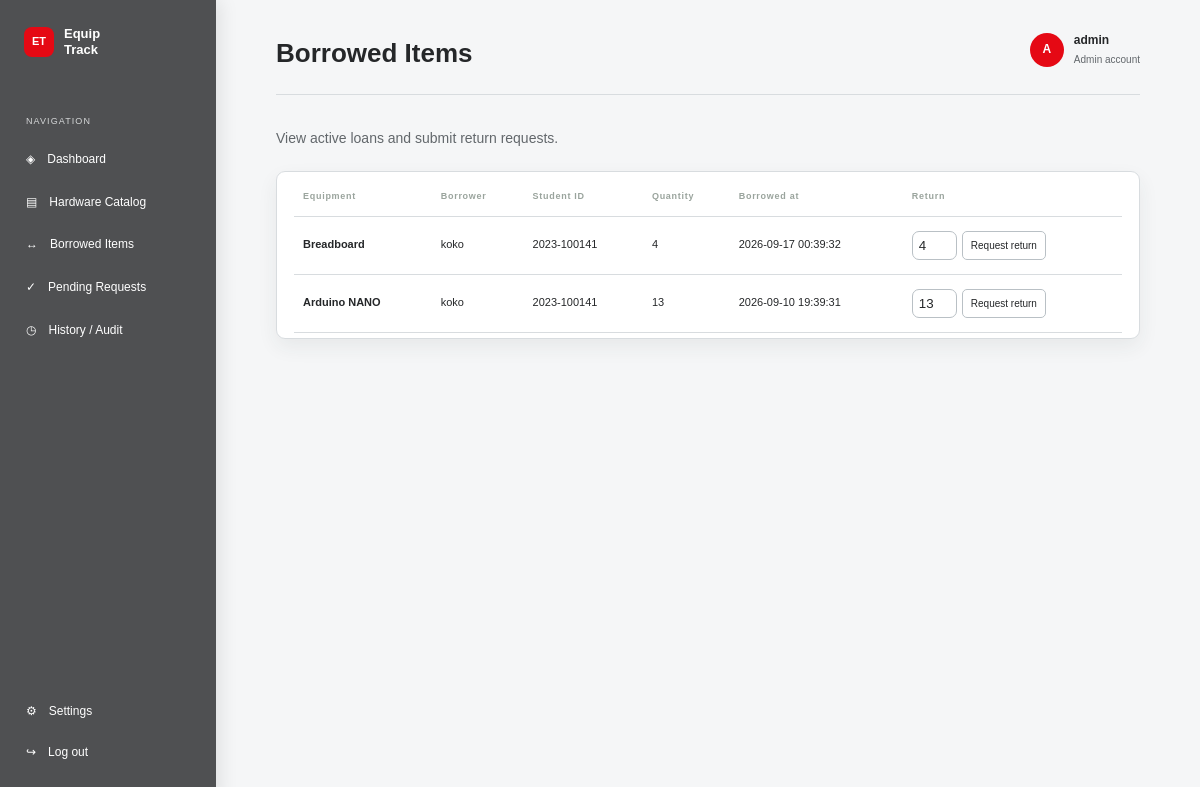
The app's page /borrowed (signed in) with its own data.
### tables this page shows
CREATE TABLE borrow_records (
                borrow_id INTEGER PRIMARY KEY AUTOINCREMENT,
                item_id INTEGER NOT NULL,
                student_name TEXT NOT NULL,
                student_id TEXT NOT NULL,
                quantity INTEGER NOT NULL,
                borrowed_at TEXT NOT NULL DEFAULT CURRENT_TIMESTAMP,
                returned_at TEXT, due_at TEXT,
                FOREIGN KEY (item_id) REFERENCES hardware(item_id)
            );

CREATE TABLE hardware (
                item_id INTEGER PRIMARY KEY AUTOINCREMENT,
                item_name TEXT NOT NULL,
                category TEXT NOT NULL,
                quantity INTEGER NOT NULL,
                borrowed_quantity INTEGER NOT NULL DEFAULT 0,
                unit_price REAL NOT NULL,
                status TEXT NOT NULL,
                serial_number TEXT,
                condition TEXT NOT NULL DEFAULT 'Good',
                location TEXT NOT NULL DEFAULT ''
            , minimum_stock INTEGER NOT NULL DEFAULT 5);

### app.py (the view)
@app.get("/borrowed")
@admin_required
def borrowed_page():
    return render_template("borrowed.html", **page_data())

### app.py (called while the page is built)
def db():
    connection = sqlite3.connect(
        app.config["DATABASE"], timeout=10, isolation_level=None
    )
    connection.execute("PRAGMA busy_timeout = 10000")
    connection.row_factory = sqlite3.Row
    return connection

def login_required(view):
    @wraps(view)
    def wrapped(*args, **kwargs):
        if "username" not in session:
            return redirect(url_for("login"))
        return view(*args, **kwargs)
    return wrapped

def admin_required(view):
    @wraps(view)
    @login_required
    def wrapped(*args, **kwargs):
        if session.get("role") != "ADMIN":
            return redirect(url_for("catalog"))
        return view(*args, **kwargs)
    return wrapped

@app.before_request
def ensure_db():
    if not getattr(app, "_database_ready", False):
        prepare_database()
        app._database_ready = True

### web/templates/borrowed.html (shortened to what this page needs)
{% extends "page_shell.html" %}
{% block page_title %}Borrowed Items{% endblock %}
{% block content %}
<div class="page-intro">
    <p>View active loans and submit return requests.</p>
</div>
<div class="card table-card">
    <table>
        <thead>
            <tr>
                <th>Equipment</th>
                <th>Borrower</th>
                <th>Student ID</th>
                <th>Quantity</th>
                <th>Borrowed at</th>
                <th>Return</th>
            </tr>
        </thead>
        <tbody>
            {% for row in borrowed %}
            <tr>
                <td><b>{{ row.item_name }}</b></td>
                <td>{{ row.student_name }}</td>
                <td>{{ row.student_id }}</td>
                <td>{{ row.quantity }}</td>
                <td>{{ row.borrowed_at }}</td>
                <td>
                    <form class="return-form" method="post" action="{{ url_for('return_request') }}">
                        <input name="quantity" type="number" min="1" max="{{ row.quantity }}" value="{{ row.quantity }}">
                        <button type="submit" class="table-btn">Request return</button>
                    </form>
                </td>
            </tr>
            {% else %}
            <tr>
                <td colspan="6" class="empty">No active borrowed items.</td>
            </tr>
            {% endfor %}
        </tbody>
    </table>
</div>
{% endblock %}

### web/styles.css (style rules this page uses)
:root { --forest: #fff8f3; --forest-2: #ffffff; --green: #7bcf90; --lime: #ffe2dc; --ink: #292525; --muted: #8c8581; --line: #eee2dc; --bg: #f8eee8; --white: #ffffff; --orange: #ff706e; --red: #d95d5d; }
*, *::before, *::after { box-sizing: border-box; }
html { scroll-behavior: smooth; }
body { margin: 0; font: 13px/1.4 Arial, sans-serif; color: var(--ink); background: var(--bg); }
h1, h2, h3, p { margin: 0; }
h1, h2, h3, b, strong { font-family: Arial, sans-serif; }
.page-intro { display: flex; justify-content: space-between; align-items: center; margin-bottom: 22px; color: var(--muted); }
input, select { width: 100%; padding: 11px; border: 1px solid #deded8; border-radius: 7px; background: #ffffff; color: var(--ink); outline: 0; }
.dashboard-page { display: flex; min-height: 100vh; }
.card { padding: 20px; border: 1px solid var(--line); border-radius: 9px; background: #ffffff; transition: transform 0.25s, box-shadow 0.25s; }
.table-card { padding: 5px 17px; overflow: auto; }
table { width: 100%; min-width: 650px; border-collapse: collapse; text-align: left; font-size: 11px; }
th { padding: 13px 9px; border-bottom: 1px solid var(--line); color: #9aa49d; font-size: 9px; letter-spacing: 0.08em; }
td { padding: 14px 9px; border-bottom: 1px solid #f0f2f0; white-space: nowrap; }
.table-btn { padding: 6px 8px; border: 1px solid #dbe8de; border-radius: 5px; background: #ffffff; color: #168d49; font-size: 10px; cursor: pointer; }
.return-form, .actions { display: flex; gap: 5px; }
.return-form input { width: 45px; padding: 6px; }
:root { --forest: #4f5052; --forest-2: #ffffff; --green: #279b58; --lime: #eaf8ee; --ink: #252729; --muted: #62676b; --line: #d8dcdf; --bg: #f5f6f7; --white: #ffffff; --orange: #e50914; --red: #bd1f2d; }
body { background: #f5f6f7; color: var(--ink); font-size: 14px; }
body::before { content: none; }
input, select { background: #ffffff; color: var(--ink); border-color: #b9c0c5; }
input::placeholder { color: #737a7f; }
.dashboard-page { background: var(--bg); }
.card, .metric, .auth-card, .report-modal-card { background: #ffffff; border-color: var(--line); color: var(--ink); box-shadow: 0 8px 20px #26323812; backdrop-filter: none; }
.table-btn { background: #ffffff; color: var(--ink); border-color: #b9c0c5; }
td, th, .mini-row, .notification-row { border-color: var(--line); }

### records on screen
borrow_records: item_name "Breadboard", student_name "koko", student_id "2023-100141", quantity "4", borrowed_at "2026-09-17 00:39:32"
borrow_records: item_name "Arduino NANO", student_name "koko", student_id "2023-100141", quantity "13", borrowed_at "2026-09-10 19:39:31"

### other values on screen
{{ session.username[0]|upper }} "A"
{{ session.username }} "admin"
{{ role|title }} "Admin"
